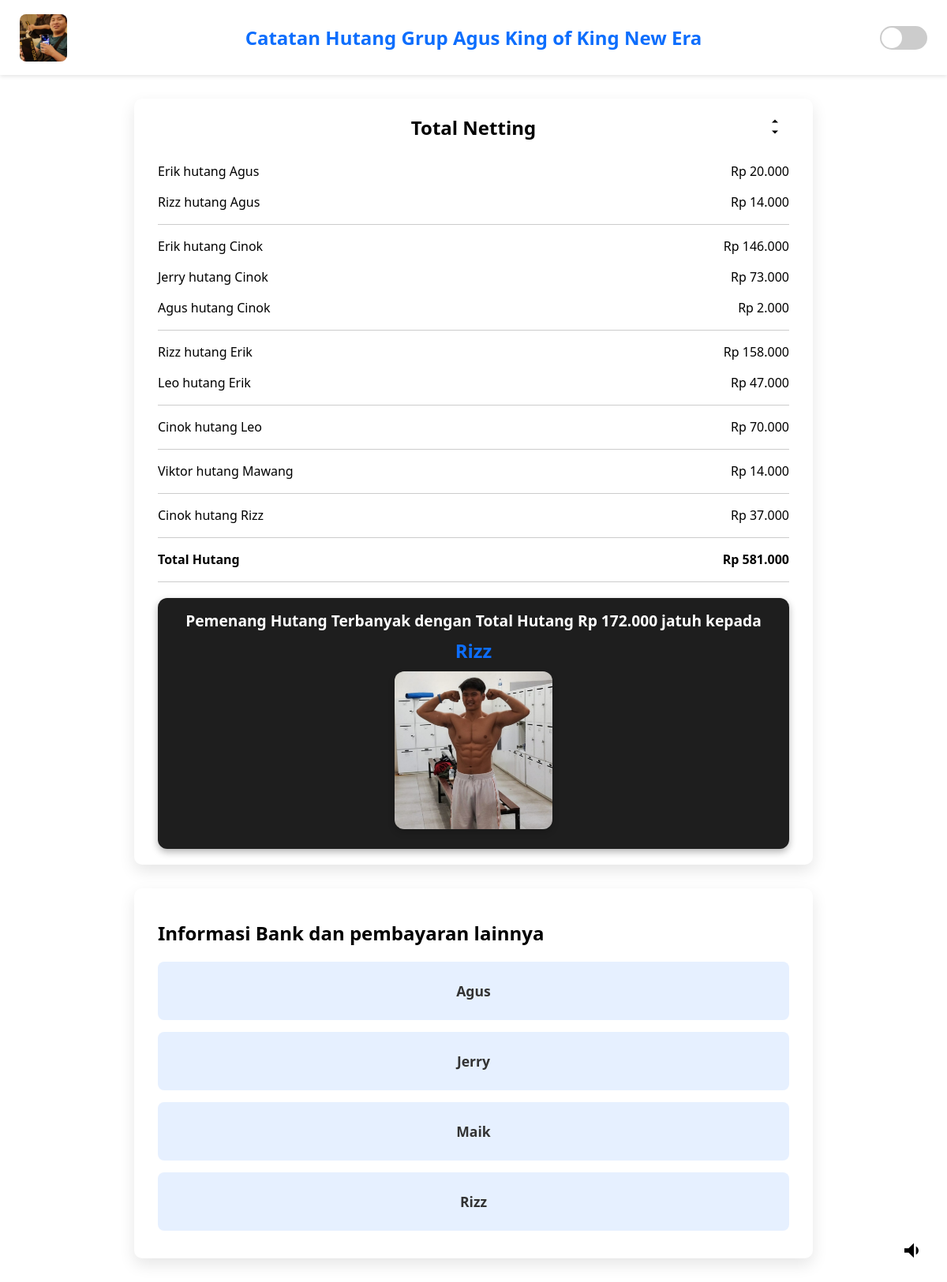
The page / on the database its author committed.
### tables this page shows
CREATE TABLE `transaksi` (
  `id` int(11) NOT NULL,
  `tanggal` date NOT NULL,
  `pengutang` varchar(50) NOT NULL,
  `penerima` varchar(50) NOT NULL,
  `jumlah` int(11) NOT NULL,
  `tipe` enum('hutang','bayar') NOT NULL
);

### index.php (the view, shortened to what this page needs)
<?php
require 'database/koneksi.php';
$sortKey = $_GET['sort'] ?? 'to';
$query = $conn->query("SELECT * FROM transaksi");
$data = $query->fetchAll();
$net = [];
foreach ($data as $d) {
    $dari = $d['pengutang'];
    $ke = $d['penerima'];
    $jumlah = $d['jumlah'];
    if ($d['tipe'] === 'hutang') {
        $net[$dari][$ke] = ($net[$dari][$ke] ?? 0) + $jumlah;
    } else {
        $dari = $d['penerima'];
        $ke = $d['pengutang'];
        $net[$dari][$ke] = ($net[$dari][$ke] ?? 0) + $jumlah;
    }
}
$result = [];
$processed = [];
foreach ($net as $from => $list) {
    foreach ($list as $to => $val) {
        if (isset($processed[$from][$to]) || isset($processed[$to][$from])) continue;
        $val2 = $net[$to][$from] ?? 0;
        if ($val > $val2) {
            $result[$from][$to] = $val - $val2;
        } elseif ($val2 > $val) {
            $result[$to][$from] = $val2 - $val;
        }
        $processed[$from][$to] = true;
        $processed[$to][$from] = true;
    }
}
$hasil_netting = [];
foreach ($result as $dari => $tujuan) {
    foreach ($tujuan as $ke => $jumlah) {
        if ($jumlah > 0) {
            $hasil_netting[] = ['from' => $dari, 'to' => $ke, 'jumlah' => $jumlah];
        }
    }
}
usort($hasil_netting, fn($a, $b) => strcmp($a[$sortKey], $b[$sortKey]));
$total_hutang = 0;
foreach ($hasil_netting as $item) {
    $total_hutang += $item['jumlah'];
}
$totalHutang = [];
foreach ($hasil_netting as $item) {
    $from = $item['from'];
    $jumlah = $item['jumlah'];
    if (!isset($totalHutang[$from])) {
        $totalHutang[$from] = 0;
    }
    $totalHutang[$from] += $jumlah;
}
$pemenangHutang = '';
$totalHutangTerbanyak = 0;
foreach ($totalHutang as $orang => $jumlahHutang) {
    if ($jumlahHutang > $totalHutangTerbanyak) {
        $pemenangHutang = $orang;
        $totalHutangTerbanyak = $jumlahHutang;
    }
}
?>
<!DOCTYPE html>
<html lang="id">
<head>
</head>
<body>
<header class="main-header">
    <img src="assets/foto/agus.png" class="profile-pic" alt="Agus">
    <h1 class="header-title">Catatan Hutang Grup Agus King of King New Era</h1>
    <label class="toggle-switch">
        <span class="slider"></span>
    </label>
</header>
<div class="container">
    <div class="container-header">
        <h2>Total Netting</h2>
        <form method="get">
            <button type="submit" class="sort-toggle" aria-label="Urutkan">
                <svg xmlns="http://www.w3.org/2000/svg" viewBox="0 0 24 24" fill="currentColor">
                    <path d="M8 7l4-4 4 4H8zm0 10h8l-4 4-4-4z"/>
                </svg>
            </button>
        </form>
    </div>
    <?php if (empty($hasil_netting)): ?>
        <p style="text-align:center;">Tidak ada hutang saat ini.</p>
    <?php else: ?>
        <?php
        $lastGroup = null;
        foreach ($hasil_netting as $item):
            $currentGroup = $item[$sortKey];
            if ($lastGroup !== null && $currentGroup !== $lastGroup) {
                echo '<div class="separator-line"></div>';
            }
            $lastGroup = $currentGroup;
            ?>
            <div class="netting-line">
                <span><?= htmlspecialchars($item['from']) ?> hutang <?= htmlspecialchars($item['to']) ?></span>
                <span>Rp <?= number_format($item['jumlah'], 0, ',', '.') ?></span>
            </div>
        <?php endforeach; ?>
    <?php endif; ?>
    <div class="separator-line"></div>
    <div class="netting-line">
        <span><strong>Total Hutang</strong></span>
        <span><strong>Rp <?= number_format($total_hutang, 0, ',', '.') ?></strong></span>
    </div>
    <div class="separator-line"></div>
    <div class="pemenang-hutang-box">
        <div class="pemenang-hutang-content">
            <span class="pemenang-title">Pemenang Hutang Terbanyak dengan Total Hutang Rp <?= number_format($totalHutangTerbanyak, 0, ',', '.') ?> jatuh kepada</span>
            <span class="pemenang-name"><strong><?= htmlspecialchars($pemenangHutang) ?></strong></span>
            <img src="assets/foto/<?= urlencode($pemenangHutang) ?>.jpg" alt="Foto <?= htmlspecialchars($pemenangHutang) ?>" class="foto-pemenang">
        </div>
    </div>
</div>
<div class="container">
    <h2>Informasi Bank dan pembayaran lainnya</h2>
    <form action="#" method="POST">
        <div class="dropdown-container">
            <details class="name-dropdown">
                <summary class="name-summary">Agus</summary>
            </details>
        </div>
        <div class="dropdown-container">
            <details class="name-dropdown">
                <summary class="name-summary">Jerry</summary>
            </details>
        </div>
        <div class="dropdown-container">
            <details class="name-dropdown">
                <summary class="name-summary">Maik</summary>
            </details>
        </div>
        <div class="dropdown-container">
            <details class="name-dropdown">
                <summary class="name-summary">Rizz</summary>
            </details>
        </div>
    </form>
</div>
<button class="music-toggle" onclick="toggleMusic()" id="musicToggleBtn" aria-label="Toggle Music">
    <svg id="icon-sound" xmlns="http://www.w3.org/2000/svg" viewBox="0 0 24 24">
        <path d="M3 10v4h4l5 5V5L7 10H3zm13.5 2c0-1.77-1.02-3.29-2.5-4.03v8.05c1.48-.74 2.5-2.26 2.5-4.02z"/>
    </svg>
</button>
</body>
</html>

### index.php (style rules this page uses)
body { margin: 0; padding: 0; font-family: 'Segoe UI', sans-serif; background-color: #ffffff; color: #000000; transition: background-color 0.3s, color 0.3s; }
.main-header { display: flex; align-items: center; justify-content: space-between; padding: 15px 25px; background-color: #fff; box-shadow: 0 2px 5px rgba(0, 0, 0, 0.1); }
.profile-pic { width: 60px; height: 60px; border-radius: 8px; object-fit: cover; }
.header-title { font-size: 1.5rem; font-weight: bold; color: #0d6efd; text-align: center; flex: 1; }
.container { max-width: 800px; margin: 30px auto; background: #fff; border-radius: 10px; padding: 20px 30px; box-shadow: 0 8px 20px rgba(0, 0, 0, 0.1); position: relative; }
.container-header { display: flex; align-items: center; justify-content: center; position: relative; margin-bottom: 20px; }
.container-header h2 { margin: 0 auto; }
.sort-toggle { background: none; border: none; position: absolute; right: 0; top: 50%; transform: translateY(-50%); cursor: pointer; }
.sort-toggle svg { width: 24px; height: 24px; fill: currentColor; }
.netting-line { display: flex; justify-content: space-between; padding: 8px 0; border-bottom: 1px solid transparent; }
.separator-line { border-bottom: 1px solid #ccc; margin: 8px 0; }
.toggle-switch { position: relative; width: 60px; height: 30px; }
.slider { position: absolute; top: 0; left: 0; right: 0; bottom: 0; background-color: #ccc; border-radius: 30px; cursor: pointer; transition: background-color 0.3s; }
.slider:before { content: ""; position: absolute; width: 26px; height: 26px; border-radius: 50%; background-color: white; top: 2px; left: 2px; transition: transform 0.3s, background-image 0.3s; background-image: url('https://cdn-icons-png.flaticon.com/512/1164/1164954.png'); background-size: 60%; background-repeat: no-repeat; background-position: center; }
.music-toggle { position: fixed; bottom: 20px; right: 20px; background: none; border: none; cursor: pointer; color: inherit; z-index: 999; }
.music-toggle svg { width: 32px; height: 32px; fill: currentColor; }
.pemenang-hutang-box { background-color: #1e1e1e; border-radius: 12px; padding: 15px; margin-top: 20px; display: flex; justify-content: center; align-items: center; box-shadow: 0 4px 10px rgba(0, 0, 0, 0.3); color: #fff; font-size: 1.1rem; font-weight: bold; }
.pemenang-hutang-content { text-align: center; }
.pemenang-hutang-box .pemenang-title { display: block; font-size: 1.2rem; margin-bottom: 8px; }
.pemenang-hutang-box .pemenang-name { font-size: 1.5rem; font-weight: bold; color: #0d6efd; }
.dropdown-container { margin-bottom: 15px; }
.name-dropdown { background-color: #e6f0ff; border-radius: 8px; padding: 15px; cursor: pointer; margin-bottom: 10px; width: 100%; display: block; box-sizing: border-box; }
.name-summary { font-weight: bold; text-align: center; padding: 10px; font-size: 1.1rem; color: #333; }
.name-summary { list-style: none; }
.name-dropdown summary::marker { display: none; }
.foto-pemenang { width: 200px; height: 200px; border-radius: 12px; object-fit: cover; margin: 10px auto; display: block; box-shadow: 0 4px 8px rgba(0,0,0,0.2); }

### rows shown on the page
transaksi: pengutang "Erik", penerima "Agus", jumlah "20.000"
transaksi: pengutang "Rizz", penerima "Agus", jumlah "14.000"
transaksi: pengutang "Erik", penerima "Cinok", jumlah "146.000"
transaksi: pengutang "Jerry", penerima "Cinok", jumlah "73.000"
transaksi: pengutang "Agus", penerima "Cinok", jumlah "2.000"
transaksi: pengutang "Rizz", penerima "Erik", jumlah "158.000"
transaksi: pengutang "Leo", penerima "Erik", jumlah "47.000"
transaksi: pengutang "Viktor", penerima "Mawang", jumlah "14.000"
transaksi: pengutang "Cinok", penerima "Rizz", jumlah "37.000"

### other values the page prints
$item['from'] "Cinok"
$item['to'] "Leo"
$item['jumlah'] "70.000"
$total_hutang "581.000"
$totalHutangTerbanyak "172.000"
$pemenangHutang "Rizz"
